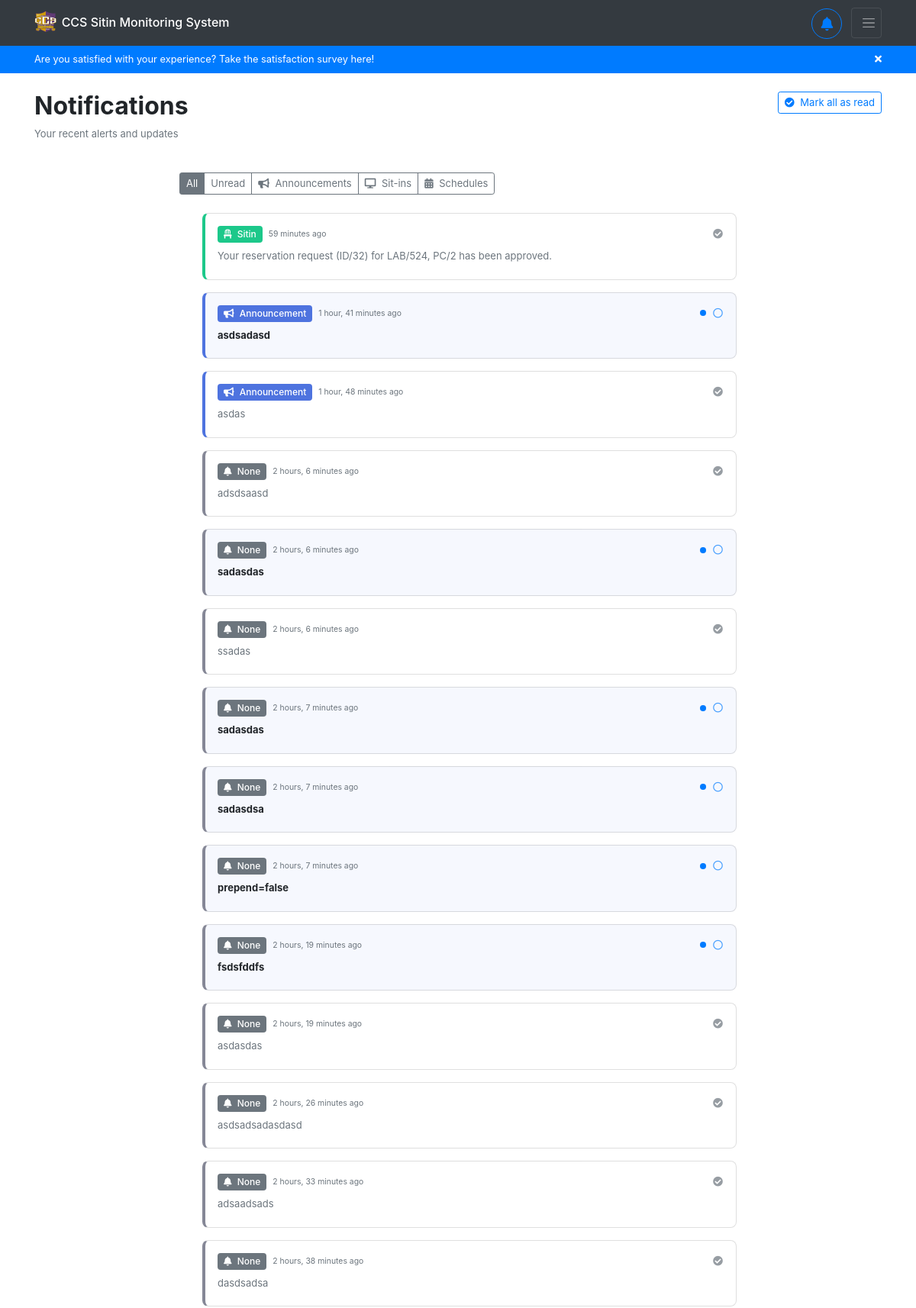
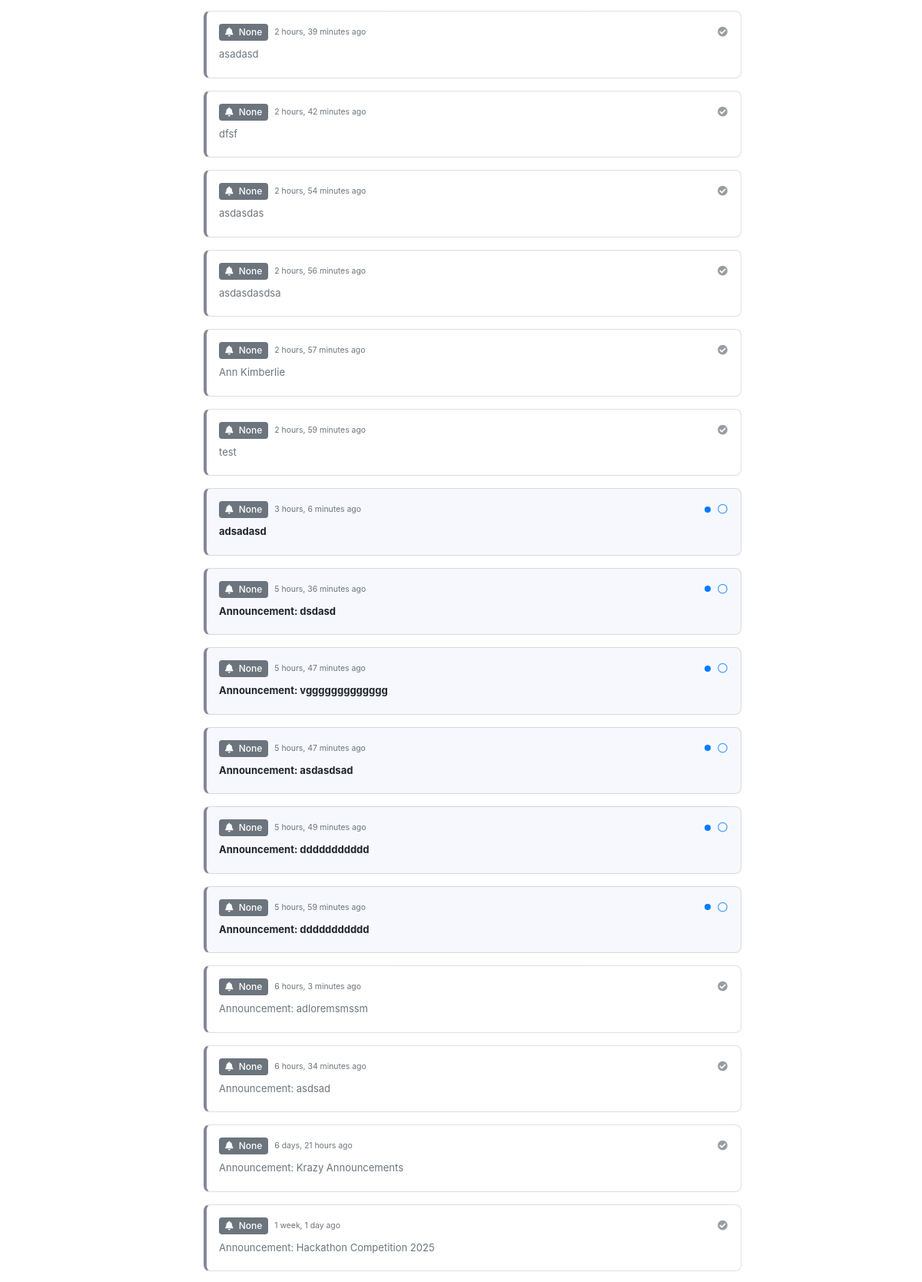
/notifications/ (signed in, upper part), run on the app's committed database (2 pictures, top to bottom).
### notifications/models.py (models this page shows)
class Notification(models.Model):
    badge_type = models.CharField(max_length=50, null=True, blank=True)
    message = models.TextField(null=True, blank=True)
    url = models.URLField(null=True, blank=True)
    timestamp = models.DateTimeField(auto_now_add=True)
    is_read = models.BooleanField(default=False)
    user = models.ForeignKey(User, on_delete=models.CASCADE)

### notifications/views.py (the view)
# urls.py: path('notifications/', include('notifications.urls')),
def notifications(request):
    notifications = Notification.objects.filter(user=request.user).order_by('-timestamp')
    return render(request, 'notifications/notifications.html', context={ 'notifications': notifications })

### notifications/templates/notifications/notifications.html (shortened to what this page needs)
{% extends 'backend/base.html' %}
{% block content %}
<div class="container mt-4" id="notifications-div">
    <div class="row mb-4">
        <div class="col">
            <h2 class="font-weight-bold">Notifications</h2>
            <p class="text-muted">Your recent alerts and updates</p>
        </div>
        <div class="col-auto">
            <button class="btn btn-outline-primary btn-sm" id="mark-all-read">
                <i class="fas fa-check-circle mr-1"></i> Mark all as read
            </button>
        </div>
    </div>
    <div class="row">
        <div class="col-md-8 mx-auto">
            <div class="d-flex mb-4">
                <div class="btn-group btn-group-sm" role="group">
                    <button type="button" class="btn btn-outline-secondary active" data-filter="all">All</button>
                    <button type="button" class="btn btn-outline-secondary" data-filter="unread">Unread</button>
                    <button type="button" class="btn btn-outline-secondary" data-filter="announcement">
                        <i class="fas fa-bullhorn mr-1"></i> Announcements
                    </button>
                    <button type="button" class="btn btn-outline-secondary" data-filter="sitin">
                        <i class="fas fa-desktop mr-1"></i> Sit-ins
                    </button>
                    <button type="button" class="btn btn-outline-secondary" data-filter="schedule">
                        <i class="fas fa-calendar-alt mr-1"></i> Schedules
                    </button>
                </div>
            </div>
            <ul class="notification-list list-unstyled">
                {% for notification in notifications %}
                <li class="mb-3 position-relative">
                    <div class="card shadow-sm border-left-4
                        {% if notification.badge_type == 'announcement' %}border-left-announcement
                        {% elif notification.badge_type == 'sitin' %}border-left-sitin
                        {% elif notification.badge_type == 'schedule' %}border-left-schedule
                        {% else %}border-left-default{% endif %}
                        notification-card {% if not notification.is_read %}unread-notification{% endif %}"
                        data-type="{{ notification.badge_type }}"
                        data-read="{{ notification.is_read|yesno:'true,false' }}"
                        data-id="{{ notification.id }}">
                        <div class="card-body p-3">
                            <div class="d-flex justify-content-between align-items-start">
                                <div class="d-flex align-items-center">
                                    <span class="badge
                                        {% if notification.badge_type == 'announcement' %}badge-announcement
                                        {% elif notification.badge_type == 'sitin' %}badge-sitin
                                        {% elif notification.badge_type == 'schedule' %}badge-schedule
                                        {% else %}badge-secondary{% endif %} mr-2">
                                        <i class="fas
                                            {% if notification.badge_type == 'announcement' %}fa-bullhorn
                                            {% elif notification.badge_type == 'sitin' %}fa-chair
                                            {% elif notification.badge_type == 'schedule' %}fa-calendar-alt
                                            {% else %}fa-bell{% endif %} mr-1"></i>
                                        {{ notification.badge_type|title }}
                                    </span>
                                    <small class="text-muted">{{ notification.timestamp|timesince }} ago</small>
                                </div>
                                <div class="d-flex align-items-center">
                                    {% if not notification.is_read %}
                                    <span class="unread-indicator bg-primary rounded-circle mr-2"></span>
                                    {% endif %}
                                    <button class="btn btn-link text-dark mark-read-btn p-0" title="{% if notification.is_read %}Mark as unread{% else %}Mark as read{% endif %}">
                                        <i class="{% if notification.is_read %}fas fa-check-circle text-muted{% else %}far fa-circle text-primary{% endif %}"></i>
                                    </button>
                                </div>
                            </div>
                            <p class="mt-2 mb-1 {% if not notification.is_read %}font-weight-bold{% else %}text-muted{% endif %}">
                                {{ notification.message }}
                            </p>
                        </div>
                    </div>
                </li>
                {% empty %}
                <li class="text-center py-4">
                    <i class="far fa-bell fa-3x text-muted mb-3"></i>
                    <p class="text-muted">No notifications yet</p>
                </li>
                {% endfor %}
            </ul>
        </div>
    </div>
</div>
{% endblock %}

### backend/static/backend/css/styles.css (style rules this page uses)
* { box-sizing: border-box; padding: 0; margin: 0; }
li { text-decoration: none; }
p { font-size: small; }
button { font-size: small; }
.btn { font-size: small; }
ul { font-size: small; margin-left: 30px; }

### notifications/templates/notifications/notifications.html (style rules this page uses)
#notifications-div .btn { font-size: small !important; }
.border-left-announcement { border-left-color: #4e73df !important; }
.border-left-sitin { border-left-color: #1cc88a !important; }
.border-left-default { border-left-color: #858796 !important; }
.badge-announcement { background-color: #4e73df; color: white; }
.badge-sitin { background-color: #1cc88a; color: white; }
.unread-notification { background-color: rgba(78, 115, 223, 0.05); }
.unread-indicator { width: 8px; height: 8px; display: inline-block; }
.border-left-4 { border-left-width: 4px !important; }
.notification-card { transition: all 0.3s ease; border-radius: 8px; border-left-style: solid !important; }
.mark-read-btn { opacity: 0.7; transition: opacity 0.2s; }
.badge { font-weight: 500; padding: 5px 8px; font-size: 0.75rem; }

### data on the page
Notification: badge_type "Sitin", timestamp "59 minutes", is_read True (drawn), message "Your reservation request (ID/32) for LAB/524, PC/2 has been approved."
Notification: badge_type "Announcement", timestamp "1 hour, 41 minutes", is_read False (drawn), message "asdsadasd"
Notification: badge_type "Announcement", timestamp "1 hour, 48 minutes", is_read True (drawn), message "asdas"
Notification: badge_type "None", timestamp "2 hours, 6 minutes", is_read True (drawn), message "adsdsaasd"
Notification: badge_type "None", timestamp "2 hours, 6 minutes", is_read False (drawn), message "sadasdas"
Notification: badge_type "None", timestamp "2 hours, 6 minutes", is_read True (drawn), message "ssadas"
Notification: badge_type "None", timestamp "2 hours, 7 minutes", is_read False (drawn), message "sadasdas"
Notification: badge_type "None", timestamp "2 hours, 7 minutes", is_read False (drawn), message "sadasdsa"
Notification: badge_type "None", timestamp "2 hours, 7 minutes", is_read False (drawn), message "prepend=false"
Notification: badge_type "None", timestamp "2 hours, 19 minutes", is_read False (drawn), message "fsdsfddfs"
Notification: badge_type "None", timestamp "2 hours, 19 minutes", is_read True (drawn), message "asdasdas"
Notification: badge_type "None", timestamp "2 hours, 26 minutes", is_read True (drawn), message "asdsadsadasdasd"
Notification: badge_type "None", timestamp "2 hours, 33 minutes", is_read True (drawn), message "adsaadsads"
Notification: badge_type "None", timestamp "2 hours, 38 minutes", is_read True (drawn), message "dasdsadsa"
Notification: badge_type "None", timestamp "2 hours, 39 minutes", is_read True (drawn), message "asadasd"
Notification: badge_type "None", timestamp "2 hours, 42 minutes", is_read True (drawn), message "dfsf"
Notification: badge_type "None", timestamp "2 hours, 54 minutes", is_read True (drawn), message "asdasdas"
Notification: badge_type "None", timestamp "2 hours, 56 minutes", is_read True (drawn), message "asdasdasdsa"
Notification: badge_type "None", timestamp "2 hours, 57 minutes", is_read True (drawn), message "Ann Kimberlie"
Notification: badge_type "None", timestamp "2 hours, 59 minutes", is_read True (drawn), message "test"
Notification: badge_type "None", timestamp "3 hours, 6 minutes", is_read False (drawn), message "adsadasd"
Notification: badge_type "None", timestamp "5 hours, 36 minutes", is_read False (drawn), message "Announcement: dsdasd"
Notification: badge_type "None", timestamp "5 hours, 47 minutes", is_read False (drawn), message "Announcement: vggggggggggggg"
Notification: badge_type "None", timestamp "5 hours, 47 minutes", is_read False (drawn), message "Announcement: asdasdsad"
Notification: badge_type "None", timestamp "5 hours, 49 minutes", is_read False (drawn), message "Announcement: ddddddddddd"
Notification: badge_type "None", timestamp "5 hours, 59 minutes", is_read False (drawn), message "Announcement: ddddddddddd"
Notification: badge_type "None", timestamp "6 hours, 3 minutes", is_read True (drawn), message "Announcement: adloremsmssm"
Notification: badge_type "None", timestamp "6 hours, 34 minutes", is_read True (drawn), message "Announcement: asdsad"
Notification: badge_type "None", timestamp "6 days, 21 hours", is_read True (drawn), message "Announcement: Krazy Announcements"
Notification: badge_type "None", timestamp "1 week, 1 day", is_read True (drawn), message "Announcement: Hackathon Competition 2025"
